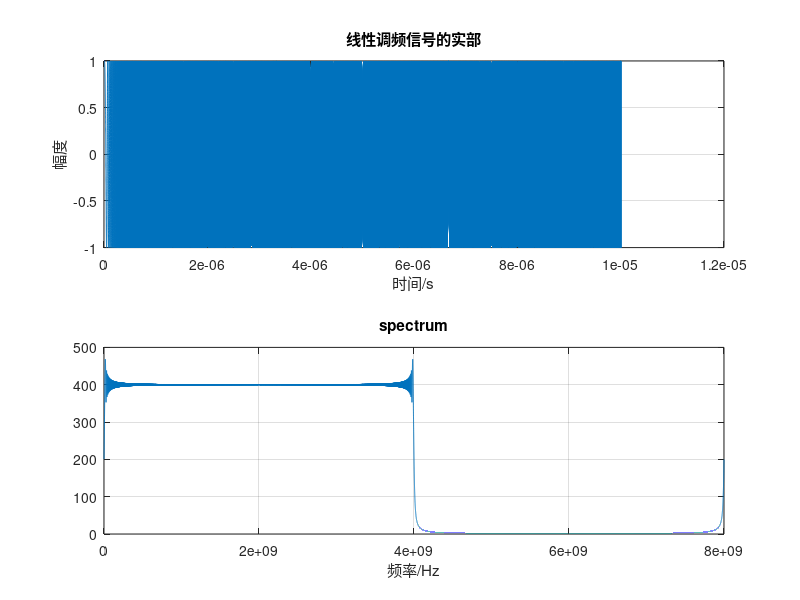
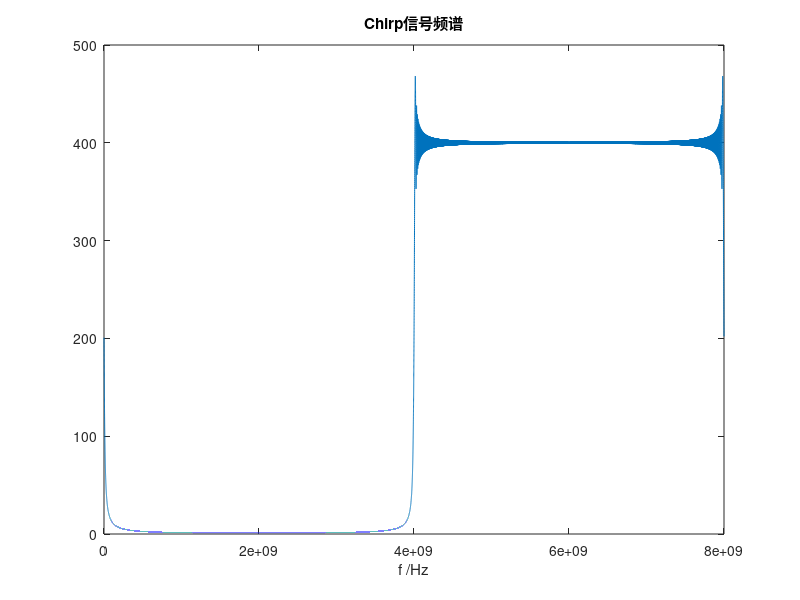
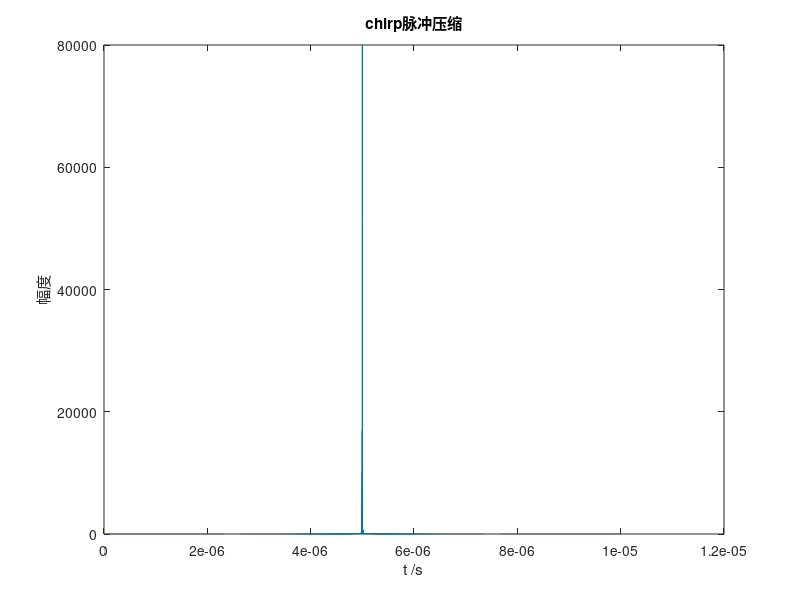

These figures' MATLAB source, in order:
%%加油
%%---------------------------
clear all;
close all;
clc;
%%线性调频信号
T=1e-5;                                  %p脉冲持续时间10us
B=4e9;                                   %线性调频信号的频带宽度30MHz
k=B/T;                                   %调频斜率
fs=2*B;
Ts=1/fs;                                 %采样频率和采样间隔
N=T/Ts;                                  %采样点数
t=linspace(0,T,N);                       %设置时间和步长
c=3e8;                                   %光速
signal=exp(j*pi*k*t.^2);                    %线性调频信号
subplot(211)
plot(t,real(signal));
xlabel('时间/s');
ylabel('幅度');
title('线性调频信号的实部');
grid on;
subplot(212)
freq=linspace(0,fs,N);
plot(freq,fftshift(abs(fftshift(fft(signal)))));
xlabel('频率/Hz');
title('spectrum');
grid on;
%%---------------------------------------------------------------------
f=k*t;                                   %信号频率     
phase = pi * k * t.^2;
freq=linspace(0,fs,N);                   %频域采样
signalfft = fftshift( fft(signal) );
%%频谱图
figure,plot( freq,abs(signalfft) ),xlabel('f /Hz'),title('Chirp信号频谱');
%% 时域匹配滤波
ht = conj( fliplr(signal) );                %时域匹配滤波为发射信号时间反褶再取共轭
signal1 = conv(signal,ht);                   %线性调频信号经过匹配滤波器后的输出(时域卷积)
N1 = N+N-1 ;                            %线性卷积后信号长度变为 N1+N2-1
t1 = linspace( 0 , T , N1);
figure;
plot( t1 , abs(signal1) );
xlabel('t /s');
ylabel('幅度');
title('chirp脉冲压缩');
%%----------------------------------------------------------------------

